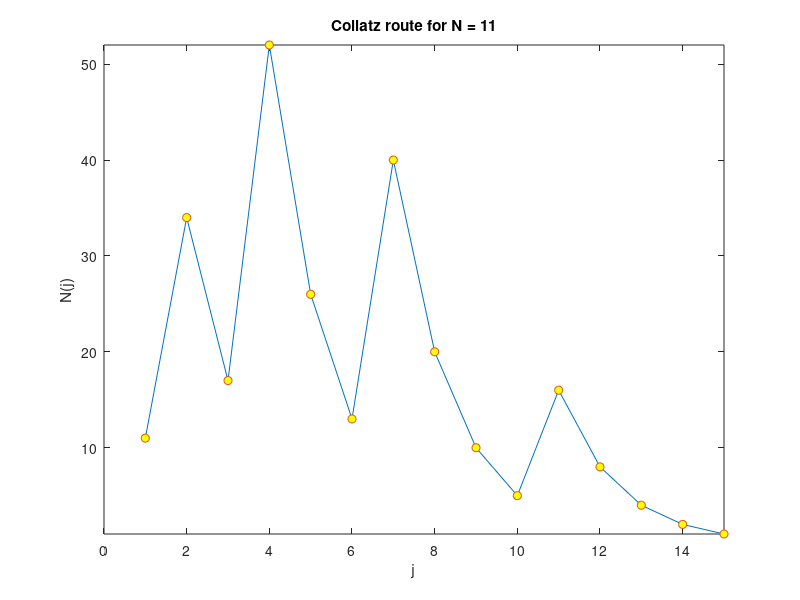

Recreate this plot in MATLAB.
% % % % % % % % % % % % % % % % % % % % % % % % % % %
% This program runs the Collatz algorithm for user  %
% defined N. N is defined on line 8.                %
%                                                   %
% Scott Morgan 2016                                 %
% % % % % % % % % % % % % % % % % % % % % % % % % % %

N(1) = 11; %specify the number to run the algorithm for.

j = 1; %loop counter 

while N(j) ~= 1 %loop until N = 1
    if mod(N(j),2) == 0 %check if N is even using remainder when divided by 2
        N(j+1) = N(j)/2; %if N is even, halve it.
    else
        N(j+1) = 3*N(j) +1; %if N is not even (i.e. odd) then do 3*N + 1)
    end
    j = j + 1; %increment j at the end of each loop.
end

% % % Optional - header line % % % 
fprintf('%6s %4s\r\n','j','N');
% % % End Optional % % %

disp([(1:length(N))' N']) %displays route to 1 as a vector
disp(['Number of iterations required = ' num2str(length(N))]); %display number of iterations reqd
disp(['Largest number reached = ' num2str(max(N))]);

%Plots
figure(1)
plot(N); hold on;
plot(N,'o','markerfacecolor','y'); %plots yellow circles at each j
hold off;
ylim([1 max(N)]); %sets y axis limits from 1 to max(N)
xlim([0 j]); %sets xaxis limits
title(['Collatz route for N = ' num2str(N(1))]); xlabel('j'); ylabel('N(j)');